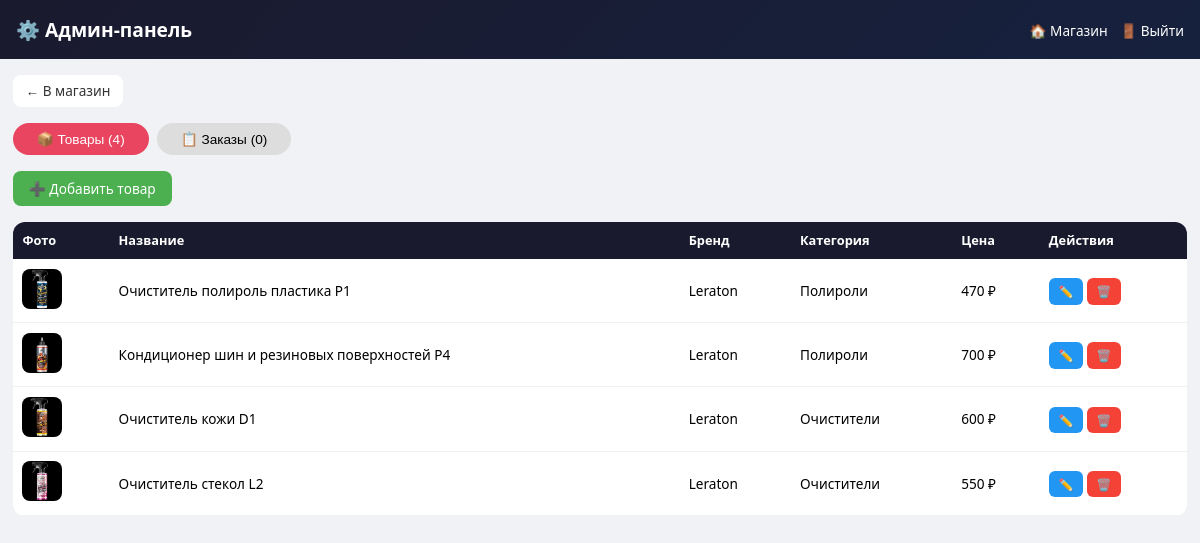
The page /admin (signed in) on the database its author committed.
### app.py (models this page shows)
class Product(db.Model):
    id = db.Column(db.Integer, primary_key=True)
    name = db.Column(db.String(200), nullable=False)
    description = db.Column(db.Text, nullable=False)
    price = db.Column(db.Float, nullable=False)
    category = db.Column(db.String(100), nullable=False)
    brand = db.Column(db.String(100), nullable=False)
    volume = db.Column(db.String(50), nullable=False)
    image = db.Column(db.String(300), nullable=False)
    created_at = db.Column(db.DateTime, default=datetime.utcnow)
    updated_at = db.Column(db.DateTime, default=datetime.utcnow, onupdate=datetime.utcnow)

### app.py (the view)
@app.route('/admin')
@admin_required
def admin_panel():
    products = Product.query.order_by(Product.created_at.desc()).all()
    orders = Order.query.order_by(Order.created_at.desc()).all()
    return render_template('admin.html', products=products, orders=orders)

### app.py (called while the page is built)
def admin_required(f):
    @wraps(f)
    def decorated_function(*args, **kwargs):
        if 'user_id' not in session:
            return redirect(url_for('login'))
        user = User.query.get(session['user_id'])
        if not user or not user.is_admin:
            flash('Доступ запрещён', 'error')
            return redirect(url_for('index'))
        return f(*args, **kwargs)
    return decorated_function

### templates/admin.html (shortened to what this page needs)
<!DOCTYPE html>
<html lang="ru">
<head>
</head>
<body>
    <div class="header">
        <h1>⚙️ Админ-панель</h1>
        <div>
            <a href="/">🏠 Магазин</a> &nbsp;
            <a href="/logout">🚪 Выйти</a>
        </div>
    </div>
    <div class="container">
        <a href="/" class="back-btn">← В магазин</a>
        <div class="tabs">
            <button class="tab-btn active" onclick="switchTab('products')">📦 Товары ({{ products|length }})</button>
            <button class="tab-btn" onclick="switchTab('orders')">📋 Заказы ({{ orders|length }})</button>
        </div>
        <div id="products-tab" class="tab-content active">
            <a href="/admin/add" class="add-btn" style="display:inline-block;margin-bottom:1rem;">➕ Добавить товар</a>
            <div class="table-container">
                <table>
                    <thead>
                        <tr><th>Фото</th><th>Название</th><th>Бренд</th><th>Категория</th><th>Цена</th><th>Действия</th></tr>
                    </thead>
                    <tbody>
                        {% for product in products %}
                        <tr>
                            <td><img src="{{ url_for('uploaded_file', filename=product.image) }}" class="product-thumbnail"></td>
                            <td>{{ product.name }}</td>
                            <td>{{ product.brand }}</td>
                            <td>{{ product.category }}</td>
                            <td>{{ "%.0f"|format(product.price) }} ₽</td>
                            <td>
                                <a href="/admin/edit/{{ product.id }}" class="btn btn-edit">✏️</a>
                                <a href="/admin/delete/{{ product.id }}" class="btn btn-delete" onclick="return confirm('Удалить?')">🗑️</a>
                            </td>
                        </tr>
                        {% endfor %}
                    </tbody>
                </table>
            </div>
        </div>
    </div>
</body>
</html>

### templates/admin.html (style rules this page uses)
* { margin: 0; padding: 0; box-sizing: border-box; }
body { font-family: 'Segoe UI', Tahoma, Geneva, Verdana, sans-serif; background: #f0f2f5; }
.header { background: linear-gradient(135deg, #1a1a2e 0%, #16213e 100%); color: white; padding: 1rem; display: flex; justify-content: space-between; align-items: center; flex-wrap: wrap; gap: 0.5rem; }
.header h1 { font-size: 1.2rem; }
.header a { color: white; text-decoration: none; font-size: 0.85rem; }
.add-btn { background: #4CAF50; color: white; padding: 0.5rem 1rem; border-radius: 8px; text-decoration: none; font-size: 0.85rem; }
.container { max-width: 1300px; margin: 1rem auto; padding: 0 0.8rem; }
.tabs { display: flex; gap: 0.5rem; margin-bottom: 1rem; }
.tab-btn { padding: 0.5rem 1.5rem; border-radius: 20px; cursor: pointer; border: none; font-size: 0.85rem; }
.tab-btn.active { background: #e94560; color: white; }
.tab-btn:not(.active) { background: #ddd; }
.tab-content { display: none; }
.tab-content.active { display: block; }
.table-container { overflow-x: auto; background: white; border-radius: 12px; }
table { width: 100%; border-collapse: collapse; min-width: 700px; }
th { background: #1a1a2e; color: white; padding: 0.6rem; text-align: left; font-size: 0.8rem; }
td { padding: 0.6rem; border-bottom: 1px solid #f0f0f0; font-size: 0.85rem; }
.product-thumbnail { width: 40px; height: 40px; object-fit: cover; border-radius: 8px; }
.btn { padding: 0.3rem 0.6rem; border-radius: 6px; text-decoration: none; color: white; font-size: 0.75rem; }
.btn-edit { background: #2196F3; }
.btn-delete { background: #f44336; }
.back-btn { display: inline-block; background: white; color: #333; padding: 0.4rem 0.8rem; border-radius: 8px; text-decoration: none; margin-bottom: 1rem; font-size: 0.85rem; }

### rows shown on the page
Product: image (picture), name "Очиститель полироль пластика P1", brand "Leraton", category "Полироли", price "470"
Product: image (picture), name "Кондиционер шин и резиновых поверхностей P4", brand "Leraton", category "Полироли", price "700"
Product: image (picture), name "Очиститель кожи D1", brand "Leraton", category "Очистители", price "600"
Product: image (picture), name "Очиститель стекол L2", brand "Leraton", category "Очистители", price "550"

### other values the page prints
{{ products|length }} "4"
{{ orders|length }} "0"
